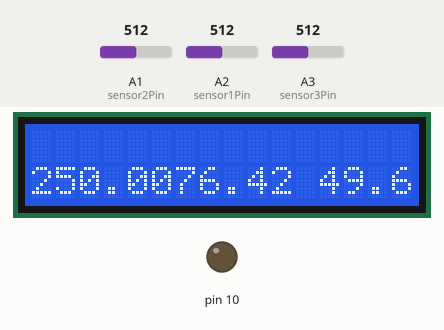
This sketch was run on a simulated Arduino Uno, built with avr-gcc and run on an emulated ATmega328P. Shown: 16×2 character LCD, output pins drawn as LEDs (lit = HIGH). Inputs (shaded band) come from the test bench; at power-on: A1 (sensor2Pin) = 512, A2 (sensor1Pin) = 512, A3 (sensor3Pin) = 512. Storage starts empty; what the sketch prints to the serial monitor is not drawn.

Above: at 1.2 s.
1.3 s: A1 (sensor2Pin) set to 716
At 5.6 s:
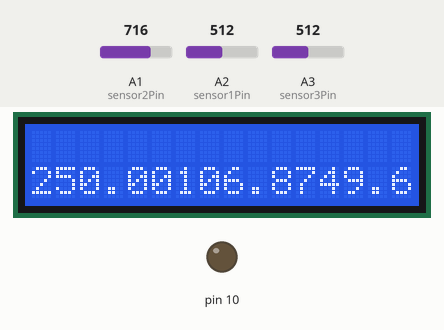
6.0 s: A2 (sensor1Pin) set to 716
At 9.6 s:
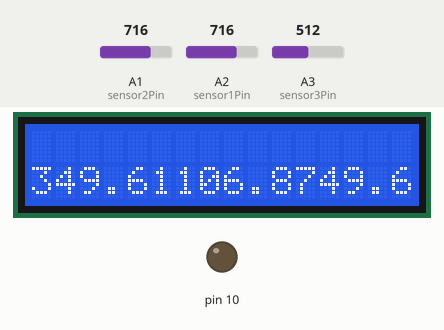
11.5 s: A3 (sensor3Pin) set to 716
At 12.4 s:
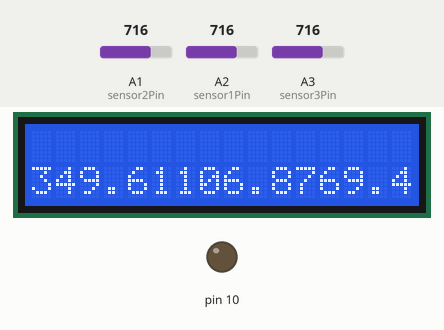
16.5 s: A1 (sensor2Pin) set to 900
At 20.3 s:
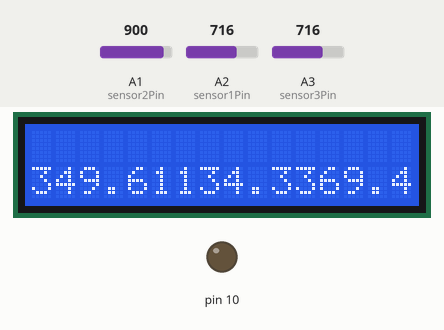
20.9 s: A2 (sensor1Pin) set to 900
At 24.2 s:
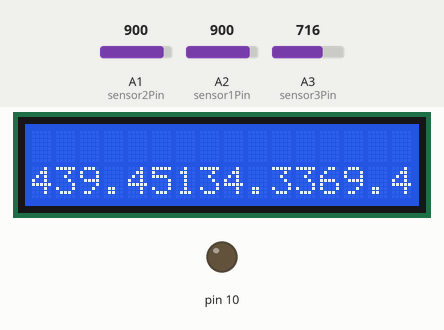
26.4 s: A3 (sensor3Pin) set to 900
At 28.1 s:
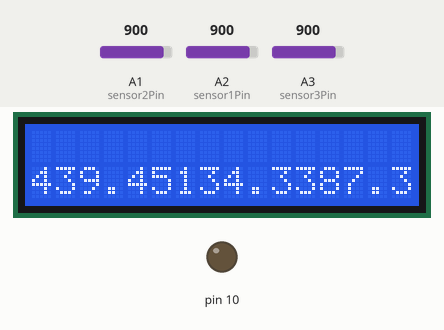
Timing chart, 0 to 29.6 s (numbered marks = the images above; inputs shaded):
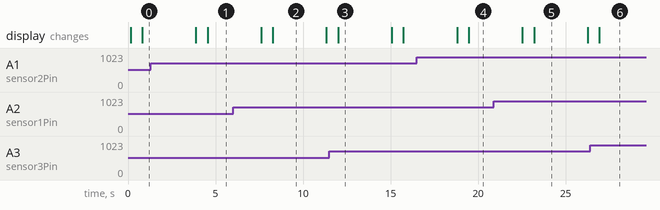

Measured:
- after the input at 1.3 s, the display: first differs from a run without the input after 3.2 s (image 1)
- after the input at 6.0 s, the display: first differs from a run without the input after 2.3 s (image 2)
- after the input at 11.5 s, the display: changes after 0.51 s (image 3)
- after the input at 16.5 s, the display: first differs from a run without the input after 3.0 s (image 4)
- after the input at 20.9 s, the display: first differs from a run without the input after 2.3 s (image 5)
- after the input at 26.4 s, the display: changes after 0.53 s (image 6)
- what the display in image 2 shows lasts 3.0 s, from 8.3 s to 11.3 s

The sketch:

Weather_Station.ino
```cpp
#include<SPI.h>
#include<SD.h>

#include<LiquidCrystal.h>

LiquidCrystal lcd(1,2,3,4,5,6);
int sensor1Pin = A2;
int sensor1Value = 0;
int sensor2Pin = A1;
int sensor2Value = 0;
int sensor3Pin = A3;
int sensor3Value = 0;
const int chipSelect = 10;
int mydata;

void setup()
{
  lcd.begin(16,2);
  lcd.print("TEMP  HUM  LDR ");
  Serial.begin(9600);
  Serial.print ("Initilizing SD card...");
  pinMode(10, OUTPUT);
  if(!SD.begin(chipSelect))
  {
    Serial.print("Card failed,or not present");
  }
  else
  {
    Serial.print("Card Initialized.");
  }
}


void loop()
{
  lcd.begin(16,2);
  delay(200);
  File dataFile = SD.open("datalog.txt", FILE_WRITE);
  {
    sensor1Value=analogRead(sensor1Pin);
    delay(150);
    sensor2Value=analogRead(sensor2Pin);
    delay(150);
    sensor3Value=analogRead(sensor3Pin);
    delay(150);
    if(dataFile)
    {
      dataFile.print("Temp");
      Serial.print("Temp");
      sensor1Value=analogRead(sensor1Pin);
      dataFile.print(sensor1Value*0.48828125);
      dataFile.println("C");
      Serial.print(sensor1Value*0.48828125);
      Serial.println("C");
      lcd.setCursor(0,1);
      lcd.print(sensor1Value*0.48828125);

      dataFile.print("HUM");
      Serial.print("HUM");
      sensor2Value=analogRead(sensor2Pin);
      dataFile.print(sensor2Value/6.7);
      dataFile.println("%RH");
      Serial.print(sensor2Value/6.7);
      Serial.println("%RH");
      lcd.setCursor(6,1);
      lcd.print(sensor2Value/6.7);


      dataFile.print("LDR");
      Serial.print("LDR");
      sensor3Value=analogRead(sensor3Pin);
      dataFile.print(sensor3Value*0.097);
      dataFile.println("%");
      Serial.print(sensor3Value*0.097);
      Serial.println("%");
      lcd.setCursor(12,1);
      lcd.print(sensor3Value*0.097);

      dataFile.close();
      delay(3000);
    }

  }

}
```
